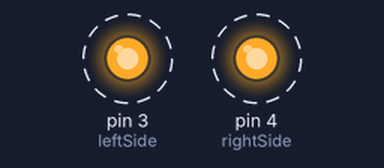
The sketch below on a simulated Arduino Uno, built with avr-gcc and run on an emulated ATmega328P. On the bench: output pins drawn as LEDs (lit = HIGH). Dashed ring = blinking.

Above: at 5.04 s.
Timing chart, 0 to 8.0 s (numbered marks = the images above):
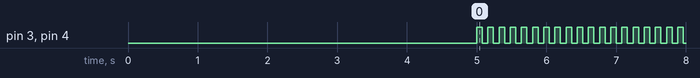

Measured:
- by itself, pin 3 (leftSide), pin 4 (rightSide): alternates HIGH for 0.08 s and LOW for 0.08 s

The sketch:

Argus_Mk__I.ino
```cpp
//Argus Mk. I code. Includes drive functions for turning clockwise or
//anticlockwise or driving forward, scanner code and camera code

const int  leftSide = 3;
const int rightSide = 4;

const int trigPin = A4;
const int echoPin = A5;


long duration, inches, cm;

void setup(){
  Serial.begin(9600);
  pinMode(rightSide, OUTPUT);
  pinMode(leftSide, OUTPUT);
  digitalWrite(rightSide, LOW);
  digitalWrite(leftSide, LOW);
  delay(5000);
}

void loop(){
//  for (int x = 0; x<100;x++){
  digitalWrite(rightSide, HIGH);
  digitalWrite(leftSide, HIGH);
  delay(80);
  digitalWrite(rightSide, LOW);
  digitalWrite(leftSide, LOW);
  delay(80);
//  }

//scan();
}

void scan(){

  // establish variables for duration of the ping,
  // and the distance result in inches and centimeters:

  // The sensor is triggered by a HIGH pulse of 10 or more microseconds.
  // Give a short LOW pulse beforehand to ensure a clean HIGH pulse:
  pinMode(trigPin, OUTPUT);
  digitalWrite(trigPin, LOW);
  digitalWrite(trigPin, HIGH);
  delayMicroseconds(10);
  digitalWrite(trigPin, LOW);

  // Read the signal from the sensor: a HIGH pulse whose
  // duration is the time (in microseconds) from the sending
  // of the ping to the reception of its echo off of an object.
  pinMode(echoPin, INPUT);
  duration = pulseIn(echoPin, HIGH);

  // convert the time into a distance
  inches = microsecondsToInches(duration);
  cm = microsecondsToCentimeters(duration);

  Serial.print(inches);
  Serial.print("in, ");
  Serial.print(cm);
  Serial.print("cm");
  Serial.println();
}

long microsecondsToInches(long microseconds)
{
  // According to Parallax's datasheet for the PING))), there are
  // 73.746 microseconds per inch (i.e. sound travels at 1130 feet per
  // second).  This gives the distance travelled by the ping, outbound
  // and return, so we divide by 2 to get the distance of the obstacle.
  // See: http://www.parallax.com/dl/docs/prod/acc/28015-PING-v1.3.pdf
  return microseconds / 74 / 2;
}

long microsecondsToCentimeters(long microseconds)
{
  // The speed of sound is 340 m/s or 29 microseconds per centimeter.
  // The ping travels out and back, so to find the distance of the
  // object we take half of the distance travelled.
  return microseconds / 29 / 2;
}

void microDelay(int additionaltime){
  delay(5 + additionaltime);
}
```
